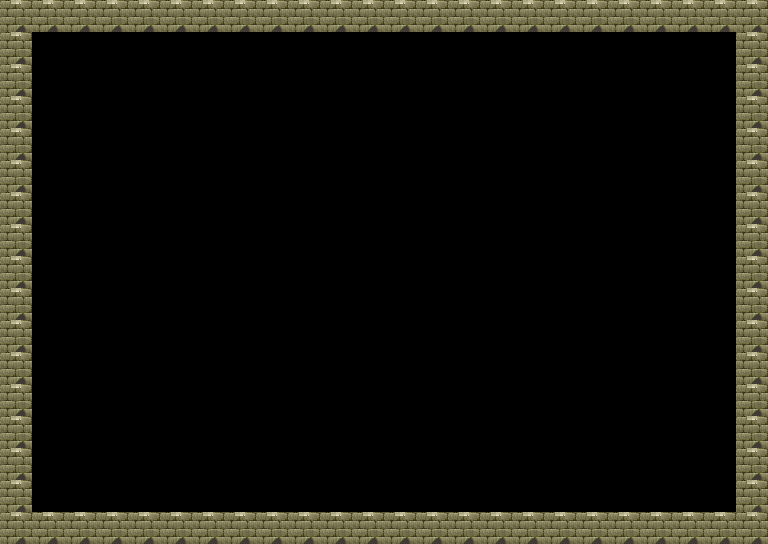

Tiled map render using the project's own tile images. Description and the whole map definition, tile-layer contents included, below:
An orthogonal 24x17 tile map with 32x32 px tiles, 1 tile layer (Camada de Tiles 2), 1 hidden layer not drawn.

<map version="1.0" tiledversion="1.1.5" orientation="orthogonal" renderorder="right-down" width="24" height="17" tilewidth="32" tileheight="32" infinite="0" nextobjectid="1">
 <tileset firstgid="1" source="tileset.tsx" />
 <layer name="Camada de Tiles 1" width="24" height="17" visible="0">
  <data encoding="csv">
1466,1466,1466,1466,1466,1466,1466,1466,1466,1466,1466,1466,1466,1466,1466,1466,1466,1466,1466,1466,1466,1466,1466,1466,
1466,1466,1466,1466,1466,1466,1466,1466,1466,1466,1466,1466,1466,1466,1466,1466,1466,1466,1466,1466,1466,1466,1466,1466,
1466,1466,1466,1466,1466,1466,1466,1466,1466,1466,1466,1466,1466,1466,1466,1466,1466,1466,1466,1466,1466,1466,1466,1466,
1466,1466,1466,1466,1466,1466,1466,1466,1466,1466,1466,1466,1466,1466,1466,1466,1466,1466,1466,1466,1466,1466,1466,1466,
1466,1466,1466,1466,1466,1466,1466,1466,1466,1466,1466,1466,1466,1466,1466,1466,1466,1466,1466,1466,1466,1466,1466,1466,
1466,1466,1466,1466,1466,1466,1466,1466,1466,1466,1466,1466,1466,1466,1466,1466,1466,1466,1466,1466,1466,1466,1466,1466,
1466,1466,1466,1466,1466,1466,1466,1466,1466,1466,1466,1466,1466,1466,1466,1466,1466,1466,1466,1466,1466,1466,1466,1466,
1466,1466,1466,1466,1466,1466,1466,1466,1466,1466,1466,1466,1466,1466,1466,1466,1466,1466,1466,1466,1466,1466,1466,1466,
1466,1466,1466,1466,1466,1466,1466,1466,1466,1466,1466,1466,1466,1466,1466,1466,1466,1466,1466,1466,1466,1466,1466,1466,
1466,1466,1466,1466,1466,1466,1466,1466,1466,1466,1466,1466,1466,1466,1466,1466,1466,1466,1466,1466,1466,1466,1466,1466,
1466,1466,1466,1466,1466,1466,1466,1466,1466,1466,1466,1466,1466,1466,1466,1466,1466,1466,1466,1466,1466,1466,1466,1466,
1466,1466,1466,1466,1466,1466,1466,1466,1466,1466,1466,1466,1466,1466,1466,1466,1466,1466,1466,1466,1466,1466,1466,1466,
1466,1466,1466,1466,1466,1466,1466,1466,1466,1466,1466,1466,1466,1466,1466,1466,1466,1466,1466,1466,1466,1466,1466,1466,
1466,1466,1466,1466,1466,1466,1466,1466,1466,1466,1466,1466,1466,1466,1466,1466,1466,1466,1466,1466,1466,1466,1466,1466,
1466,1466,1466,1466,1466,1466,1466,1466,1466,1466,1466,1466,1466,1466,1466,1466,1466,1466,1466,1466,1466,1466,1466,1466,
1466,1466,1466,1466,1466,1466,1466,1466,1466,1466,1466,1466,1466,1466,1466,1466,1466,1466,1466,1466,1466,1466,1466,1466,
1466,1466,1466,1466,1466,1466,1466,1466,1466,1466,1466,1466,1466,1466,1466,1466,1466,1466,1466,1466,1466,1466,1466,1466
</data>
 </layer>
 <layer name="Camada de Tiles 2" width="24" height="17">
  <data encoding="csv">
602,602,602,602,602,602,602,602,602,602,602,602,602,602,602,602,602,602,602,602,602,602,602,602,
602,0,0,0,0,0,0,0,0,0,0,0,0,0,0,0,0,0,0,0,0,0,0,602,
602,0,0,0,0,0,0,0,0,0,0,0,0,0,0,0,0,0,0,0,0,0,0,602,
602,0,0,0,0,0,0,0,0,0,0,0,0,0,0,0,0,0,0,0,0,0,0,602,
602,0,0,0,0,0,0,0,0,0,0,0,0,0,0,0,0,0,0,0,0,0,0,602,
602,0,0,0,0,0,0,0,0,0,0,0,0,0,0,0,0,0,0,0,0,0,0,602,
602,0,0,0,0,0,0,0,0,0,0,0,0,0,0,0,0,0,0,0,0,0,0,602,
602,0,0,0,0,0,0,0,0,0,0,0,0,0,0,0,0,0,0,0,0,0,0,602,
602,0,0,0,0,0,0,0,0,0,0,0,0,0,0,0,0,0,0,0,0,0,0,602,
602,0,0,0,0,0,0,0,0,0,0,0,0,0,0,0,0,0,0,0,0,0,0,602,
602,0,0,0,0,0,0,0,0,0,0,0,0,0,0,0,0,0,0,0,0,0,0,602,
602,0,0,0,0,0,0,0,0,0,0,0,0,0,0,0,0,0,0,0,0,0,0,602,
602,0,0,0,0,0,0,0,0,0,0,0,0,0,0,0,0,0,0,0,0,0,0,602,
602,0,0,0,0,0,0,0,0,0,0,0,0,0,0,0,0,0,0,0,0,0,0,602,
602,0,0,0,0,0,0,0,0,0,0,0,0,0,0,0,0,0,0,0,0,0,0,602,
602,0,0,0,0,0,0,0,0,0,0,0,0,0,0,0,0,0,0,0,0,0,0,602,
602,602,602,602,602,602,602,602,602,602,602,602,602,602,602,602,602,602,602,602,602,602,602,602
</data>
 </layer>
</map>
